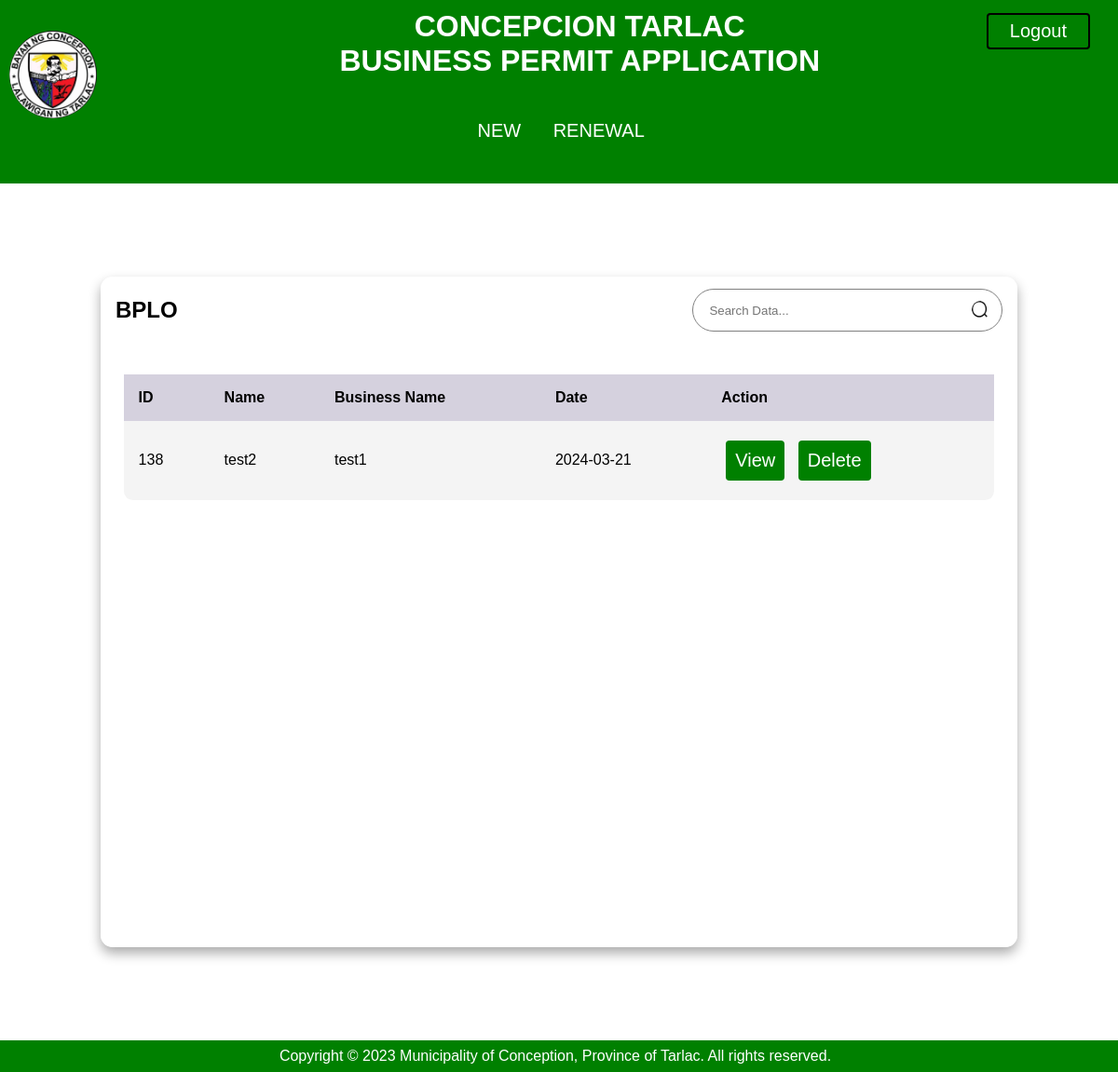
The page /bfp_board2.php (signed in) on the database its author committed.
### tables this page shows
CREATE TABLE `upload_tb` (
  `ID` int(100) NOT NULL,
  `name` varchar(256) NOT NULL,
  `filename1` varchar(255) NOT NULL,
  `filesize1` varchar(255) NOT NULL,
  `filetype1` varchar(255) NOT NULL,
  `filename2` varchar(256) NOT NULL,
  `filesize2` varchar(256) NOT NULL,
  `filetype2` varchar(256) NOT NULL,
  `organizationtype` varchar(256) NOT NULL,
  `businessname` varchar(255) NOT NULL,
  `tradename` varchar(255) NOT NULL,
  `businessadress` varchar(255) NOT NULL,
  `noemployees` varchar(255) NOT NULL,
  `registrationno` varchar(255) NOT NULL,
  `dateapp` date DEFAULT NULL,
  `CTCNo` varchar(255) NOT NULL,
  `lessorname` varchar(256) NOT NULL,
  `lessoradd` varchar(256) NOT NULL,
  `lessorno` varchar(256) NOT NULL,
  `lessoremail` varchar(255) NOT NULL,
  `montlyrent` varchar(255) NOT NULL,
  `line_business` varchar(255) NOT NULL,
  `other` varchar(256) NOT NULL,
  `businessarea` varchar(256) NOT NULL,
  `status` varchar(255) NOT NULL
);

### bfp_board2.php (the view, shortened to what this page needs)
<?php
require 'config.php';
?>
<!DOCTYPE html>
<html lang="en">
<head>
    <link rel="stylesheet" type="text/css" href="style2.css">
</head>
    <header><img src="lgu.jpg" height="8%" width="8%" class="logo">
    <h1><b>CONCEPCION TARLAC <br>BUSINESS PERMIT APPLICATION <br>
    </b></h1>
    <a href="logout2.php" class="logout">Logout</a>
<div class="navbar">
    <a class="nav" href="dashboard_personnel.php">NEW</a>
    <a class="nav" href="personnel.php">RENEWAL</a>
</div>
</header>
<body>
    <main class="table" id="customers_table">
        <section class="table__header">
            <h1>BPLO</h1>
            <div class="input-group">
                <input type="search" placeholder="Search Data...">
                <img src="thesis2/search.png" alt="">
            </div>
        </section>
        <section class="table__body">
            <table>
                <thead>
                    <tr>
                        <th>ID</th>
                        <th>Name</th>
                        <th>Business Name</th>
                        <th>Date</th>
                        <th>Action</th>
                    </tr>
                </thead>
                <tbody>
                    <tr>
            <?php
            $sql = "SELECT * FROM upload_tb";
            $result = $conn->query($sql);
            while($row = $result->fetch_assoc()){
                echo"
                <tr>
                    <td>$row[ID]</td>
                    <td>$row[name]</td>
                    <td>$row[businessname]</td>
                    <td>$row[dateapp]</td>
                    <td><a href='bplo_view2.php? id=$row[ID];'> View </a>
                    <a href='delete.php? id=$row[ID];'> Delete </a></td>
                </tr>
                ";
            }
            ?>
                    </tr>
                </tbody>
            </table>
        </section>
    </main>
</body>
<footer><p>Copyright &copy; 2023 Municipality of Conception, Province of Tarlac. All rights reserved.</p></footer>
</html>

### style2.css (style rules this page uses)
* { margin: 0; padding: 0; box-sizing: border-box; font-family: sans-serif; }
body { text-align: center; width: 100%; margin: 0 auto; font-family: arial, sans-serif; }
body { min-height: 100vh; display:fixed; justify-content: center; align-items: center; }
header { background-color: green; padding: 10px; padding-bottom: 30px; color: white; }
main.table { width: 82vw; height: 90vh; background-color: #fff5; backdrop-filter: blur(7px); box-shadow: 0 .4rem .8rem #0005; border-radius: .8rem; overflow: hidden; margin-left: auto; margin-right: auto; margin-bottom:100px; margin-top: 100px; }
.table__header { width: 100%; height: 10%; background-color: #fff4; padding: .8rem 1rem; display: flex; justify-content: space-between; align-items: center; }
.table__header .input-group { width: 35%; height: 100%; background-color: #fff5; padding: 0 .8rem; border-radius: 2rem; border:1px solid gray; display: flex; justify-content: center; align-items: center; transition: .2s; }
.table__header .input-group img { width: 1.2rem; height: 1.2rem; }
.table__header .input-group input { width: 100%; padding: 0 .5rem 0 .3rem; background-color: transparent; border: none; outline: none; }
.table__body { width: 95%; max-height: calc(89% - 1.6rem); background-color: #fffb; margin: .8rem auto; border-radius: .6rem; overflow: auto; overflow: overlay; }
table { width: 100%; }
table, th, td { border-collapse: collapse; padding: 1rem; text-align: left; margin-top:20px; }
thead th { position: sticky; top: 0; left: 0; background-color: #d5d1defe; cursor: pointer; text-transform: capitalize; }
tbody tr:nth-child(even) { background-color: #0000000b; }
tbody tr { --delay: .1s; transition: .5s ease-in-out var(--delay), background-color 0s; }
tbody tr td, tbody tr td p, tbody tr td img { transition: .2s ease-in-out; }
footer { background-color: green; color: white; text-align: center; margin: 0 0px -10px -8px; padding: 8px 0 8px 0; }
a { text-decoration: none; color: white; font-size: 20px; display: inline-block; justify-content: space-between; padding: 10px; text-align: center; margin: 0 10px 0 10px; border-radius: 4px; }
img { float: left; border-radius: 90px; }
.logo { margin: 23px -50px 15px 0; }
.logout { float: right; padding: 6px 23px 6px 23px; border: black solid 2px; margin-left:-85px; margin-top:-70px; margin-right:20px; }
.navbar { padding-right:40px; padding-left:40px; margin-top:30px ; }

### bfp_board2.php (style rules this page uses)
a { background-color:green; margin: 5px; }

### rows shown on the page
upload_tb: ID "138", name "test2", businessname "test1", dateapp "2024-03-21"
